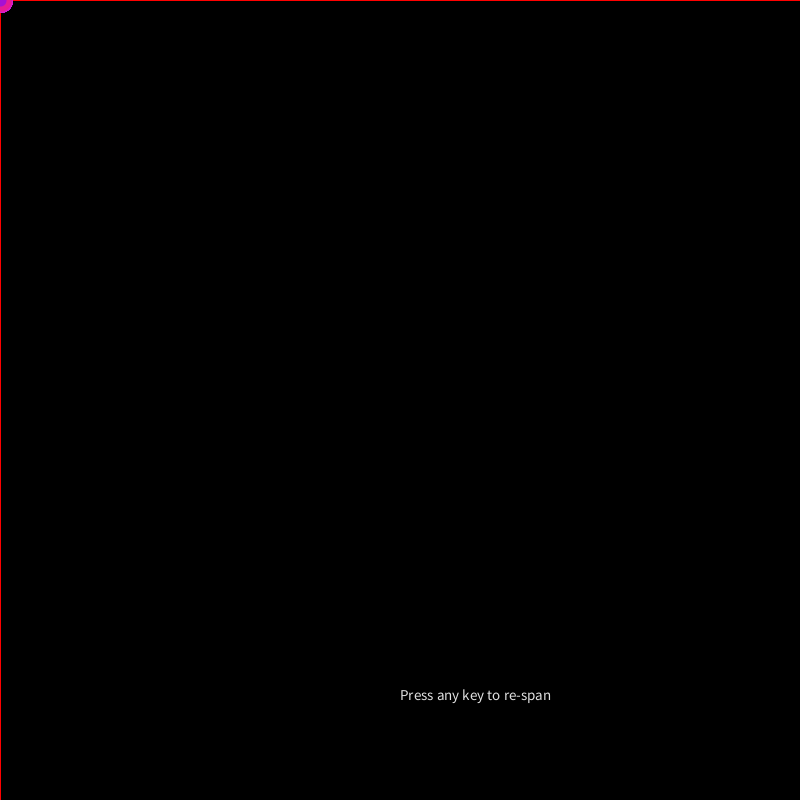
Frame 1 (no input)
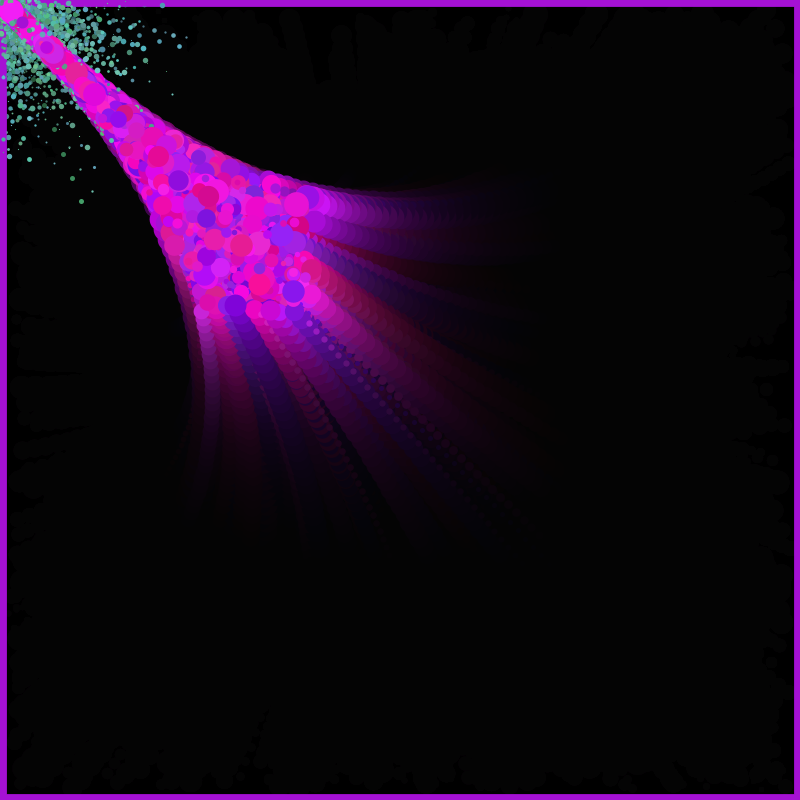
Frame 60 (the mouse pressed at the canvas centre just before this capture)
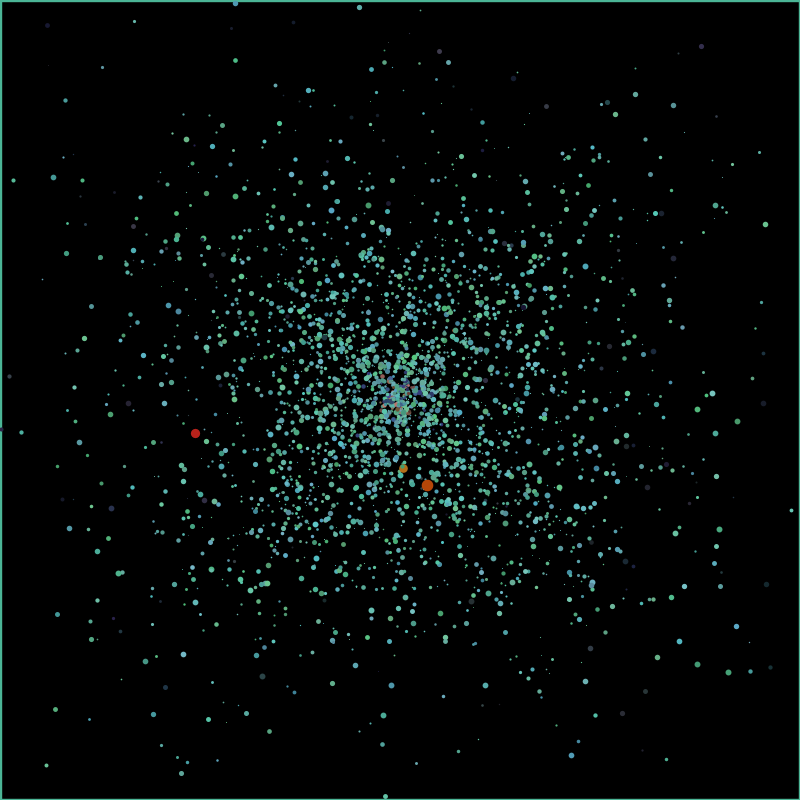
Frame 120 (the mouse held since frame 60 and released just before this capture)

The Processing sketch that drew these frames (run headless with seeded random() and noise(); from frame 60 on, the mouse is pressed at the canvas centre):

// Processing sketch: processing_126840
// ── processing_126840.pde

int maxStars =3000;
int AllStarsIn=0;
float onceInaWhile=1000;
float Respawn = 2;
float purpleBig =6200;
float YellowSun =4000;

lilStar[] MyStars=new lilStar[maxStars];

float xx1, yy1 ;
float Mycircle1=270;
int numPoints=360; 
float InitialX;
float InitialY;


float bezierXX;  
float bezierYY; 

//float t=0;
boolean fliptime =true;

int SizeW= 800;
int SizeH= 800;

public void setup()
{
  size(800, 800);
  background(0);
  colorMode(HSB);
  stroke(255, 255, 255);
  textSize(15);
  text("Press any key to re-span", SizeW/2, SizeH-100); 
  InitialX=SizeW/2;
  InitialY=SizeH/2;
  bezierXX=SizeW/2;  
  bezierYY=SizeH/2;  

  for (int i=0; i<maxStars;i++)
  {
    MyStars[i] = new lilStar(random(SizeW), random(SizeH), i, .0001, true);
    MyStars[i].hue=random(190, 230);
    MyStars[i].sat=random(210, 250);
    MyStars[i].br=random(210, 250);
    MyStars[i].tvel=random(1,2)/100;
    MyStars[i].strokeWeightVar=random(5, 25);
    MyStars[i].bezierX=SizeW/2;    
    MyStars[i].bezierY=SizeH/2;
  }
    InitialX=SizeW/2;
  InitialY= SizeH/2;
}

public void draw ()
{
  if (keyPressed) { 
    setup();
  }
  if (mousePressed) {
    background(0);
    fill(0, 2);
    rect(0, 0, width, height);
    noFill();
  }

  InitialX=mouseX;
  InitialY=mouseY;

  fill(0, 30);
  rect(0, 0, width, height);
  //noFill();
  for (int i=0; i<maxStars;i++)
  {
    MyStars[i].render();
   // println(i,"BezX-> ",MyStars[i].bezierX," ",MyStars[i].bezierY," XposX-> ",MyStars[i].Xpos," ",MyStars[i].Ypos," t->",MyStars[i].t);
  }

}/* end DRAW */


//CLASS



public class lilStar 
{ 
  float Xpos; float Ypos; float Xvel; float Yvel; float Pxpos; float Pypos;  float colorness; float hue; float sat; float br;double t; float tvel;boolean fliptime; float strokeWeightVar;
  float bezierX, bezierY;

  lilStar(float tempXpos, float tempYpos, int colortemp, double d, boolean flipMytime) { 
    Xpos = tempXpos;Ypos = tempYpos; hue = colortemp; t=d; fliptime=flipMytime;
  } 
  void render () 
  {     
    
 
    if (t>1) {
     // tvel=random(0.0003, 0.019);
      tvel=random(3, 190)/10000;

      if  ((tvel<= 0.0006))
      {hue=random(0, 25);
      br=random(80, 190);
      sat=random(90, 130 );}
      
      if  ((tvel> 0.0006)&&(tvel<=0.0009))
     { hue=random(150, 170);
      br=random(90, 150);
      sat=random(130, 150 );}
       if  ((tvel> 0.0009)&&(tvel<=0.019))
     { hue=random(100, 140);
      br=random(150, 200);
      sat=random(100, 150 );}
      
      Xpos=random(width);
      Ypos=random(height);
      strokeWeightVar=random(1, 6);
     // hue=random(140, 160);
      //br=random(200, 250);
      //sat=random(100, 150 );println(tvel);
      if ((int)(random(0, onceInaWhile))==1) {hue=random(0, 25);  strokeWeightVar=random(1, 12);sat=random(200, 255 );}
      if ((int)(random(0, YellowSun))==1) {hue=random(10, 45);br=random(200, 255);  sat=random(200, 255 );strokeWeightVar=random(16, 35);}
      if ((int)(random(0, purpleBig))==1) {hue=random(170, 190);br=random(80, 200);strokeWeightVar=random(30, 55);}

      
      bezierX=random(width);
      bezierY=random(height);
   
    }
    
    if (t<0) {

      hue=random(130, 180);
      br=random(40, 80);
      sat=random(50, 150 );
      if ((int)(random(0, onceInaWhile))==1) {hue=random(0, 20);br=random(220, 255); sat=random(200, 250 );}
      if ((int)(random(0, Respawn))==1)   {t=1.000001;}

    }
    
    
    if (t>1 || t<0) {
      fliptime=!fliptime; if (t>0){t=1;}if (t<0){t=0;}
    }
    if (fliptime) {
      t=t+tvel;
    }
    else {
      t=t-tvel;
    }
    
    
    xx1 = (int) ((1-t)*(1-t)* Xpos + 2*(1-t)*t*bezierX+t*t*InitialX);  
    yy1 = (int)((1-t)*(1-t)*Ypos + 2*(1-t)*t*bezierY+t*t*InitialY);  

    stroke(hue, sat, br);
    strokeWeight(strokeWeightVar);
    point(Pxpos, Pypos);
    Pxpos=xx1;
    Pypos=yy1;
  }
}
